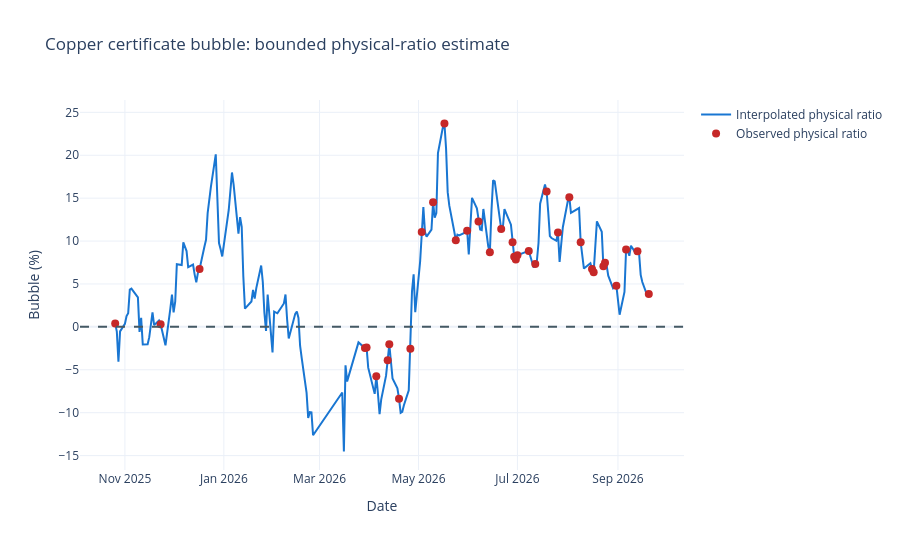

The code cell stored with this chart in its notebook:
### Markdown cell above
## 8. Approved interpolated-ratio certificate bubble

This section plots the previously calculated production output in `copper_certificate_bubble.csv`. It is kept separate from the experimental regression bubble above.

### Code cell
approved_bubble_path = first_existing(
    "../data/processed/bubble/copper_certificate_bubble.csv",
    "commodity/copper/data/processed/bubble/copper_certificate_bubble.csv",
)
approved_bubble = pd.read_csv(approved_bubble_path, parse_dates=["date"])
approved_bubble["certificate_bubble_pct"] = pd.to_numeric(
    approved_bubble["certificate_bubble_pct"], errors="raise"
)
approved_bubble = approved_bubble.sort_values("date").reset_index(drop=True)
approved_bubble["is_observed_ratio"] = approved_bubble["physical_ratio_method"].eq("observed")
print(
    f'Primary bubble: {len(approved_bubble):,} dates, '
    f'{approved_bubble["is_observed_ratio"].sum():,} exact anchors, '
    f'{(~approved_bubble["is_observed_ratio"]).sum():,} interpolated dates; '
    f'{approved_bubble["date"].min().date()} to {approved_bubble["date"].max().date()}'
)
print(
    f'Mean premium: {approved_bubble["certificate_bubble_pct"].mean():.2f}%; '
    f'median: {approved_bubble["certificate_bubble_pct"].median():.2f}%'
)

observed_ratio_days = approved_bubble.loc[approved_bubble['is_observed_ratio']]
fig = go.Figure()
fig.add_trace(go.Scatter(x=approved_bubble['date'], y=approved_bubble['certificate_bubble_pct'],
    name='Interpolated physical ratio', line_color='#1976D2'))
fig.add_trace(go.Scatter(x=observed_ratio_days['date'], y=observed_ratio_days['certificate_bubble_pct'],
    mode='markers', name='Observed physical ratio', marker=dict(color='#C62828', size=8)))
fig.add_hline(y=0, line_dash='dash', line_color='#455A64')
fig.update_layout(title='Copper certificate bubble: bounded physical-ratio estimate',
    xaxis_title='Date', yaxis_title='Bubble (%)', height=550,
    template='plotly_white', hovermode='x unified')
fig.show()

### Figure 1 — Plotly figure (JSON) as saved in the notebook; plotly's stock layout.template omitted (floating-point values rounded to 4 significant figures; data arrays with more than 128 entries replaced by an {"elided": "..."} marker saying what was removed)
{"data": [{"line": {"color": "#1976D2"}, "name": "Interpolated physical ratio", "type": "scatter", "x": {"elided": "206 str values"}, "y": {"elided": "206 float values"}}, {"marker": {"color": "#C62828", "size": 8}, "mode": "markers", "name": "Observed physical ratio", "type": "scatter", "x": ["2025-10-26T00:00:00.000000", "2025-11-23T00:00:00.000000", "2025-12-17T00:00:00.000000", "2026-03-29T00:00:00.000000", "2026-03-30T00:00:00.000000", "2026-04-05T00:00:00.000000", "2026-04-12T00:00:00.000000", "2026-04-13T00:00:00.000000", "2026-04-19T00:00:00.000000", "2026-04-26T00:00:00.000000", "2026-05-03T00:00:00.000000", "2026-05-10T00:00:00.000000", "2026-05-17T00:00:00.000000", "2026-05-24T00:00:00.000000", "2026-05-31T00:00:00.000000", "2026-06-07T00:00:00.000000", "2026-06-14T00:00:00.000000", "2026-06-21T00:00:00.000000", "2026-06-28T00:00:00.000000", "2026-06-29T00:00:00.000000", "2026-06-30T00:00:00.000000", "2026-07-01T00:00:00.000000", "2026-07-08T00:00:00.000000", "2026-07-12T00:00:00.000000", "2026-07-19T00:00:00.000000", "2026-07-26T00:00:00.000000", "2026-08-02T00:00:00.000000", "2026-08-09T00:00:00.000000", "2026-08-16T00:00:00.000000", "2026-08-17T00:00:00.000000", "2026-08-23T00:00:00.000000", "2026-08-24T00:00:00.000000", "2026-08-31T00:00:00.000000", "2026-09-06T00:00:00.000000", "2026-09-13T00:00:00.000000", "2026-09-20T00:00:00.000000"], "y": [0.382, 0.3042, 6.734, -2.47, -2.399, -5.747, -3.888, -2.028, -8.368, -2.563, 11.05, 14.53, 23.7, 10.09, 11.2, 12.28, 8.702, 11.39, 9.874, 8.178, 7.862, 8.345, 8.836, 7.329, 15.79, 11.0, 15.12, 9.86, 6.731, 6.376, 7.059, 7.464, 4.797, 9.009, 8.801, 3.824]}], "layout": {"height": 550, "hovermode": "x unified", "shapes": [{"line": {"color": "#455A64", "dash": "dash"}, "type": "line", "x0": 0, "x1": 1, "xref": "x domain", "y0": 0, "y1": 0, "yref": "y"}], "title": {"text": "Copper certificate bubble: bounded physical-ratio estimate"}, "xaxis": {"title": {"text": "Date"}}, "yaxis": {"title": {"text": "Bubble (%)"}}}}
